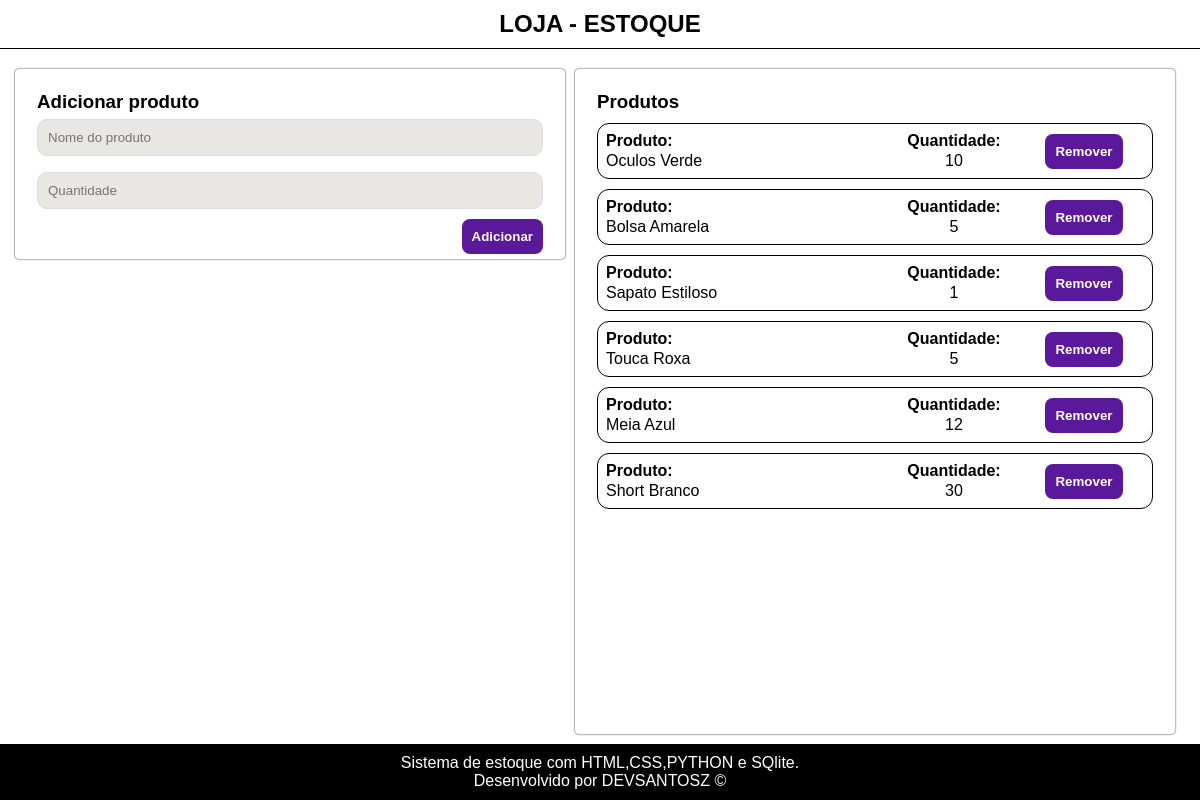
Before: / with the older database file.
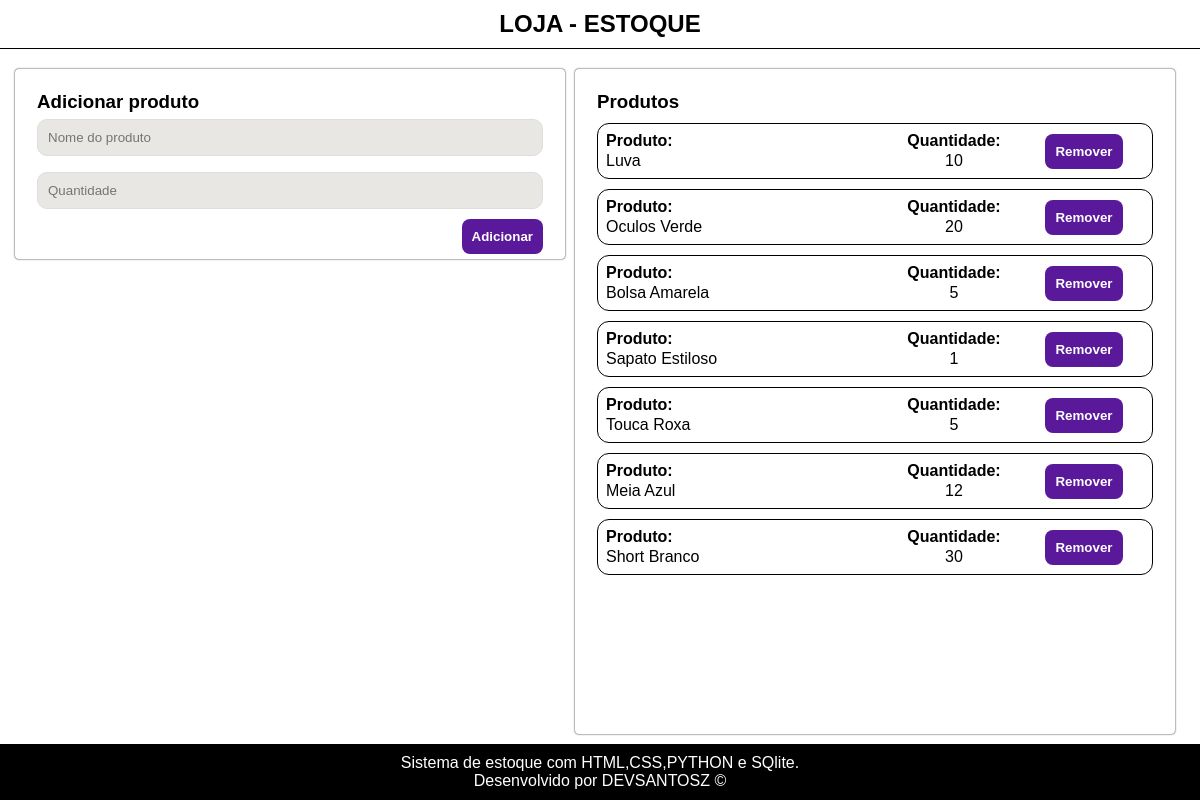
After: the same page with the newer database file.
### tables this page shows
CREATE TABLE products (
            id INTEGER PRIMARY KEY AUTOINCREMENT,
            name TEXT NOT NULL,
            quantity INTEGER NOT NULL DEFAULT 0
        );

### app.py (the view)
@app.route("/")
def home():
    con = get_db()
    cur = con.cursor()
    cur.execute("SELECT id, name, quantity FROM products ORDER BY id DESC")
    products = cur.fetchall()
    con.close()
    return render_template("dashboard.html", products=products)

### app.py (called while the page is built)
def get_db():
    os.makedirs("data", exist_ok=True)
    conn = sqlite3.connect(DB_PATH)
    conn.row_factory = sqlite3.Row
    return conn

### templates/dashboard.html (shortened to what this page needs)
<!DOCTYPE html>
<html lang="pt-br">
<head>
  <link rel="stylesheet" href="/static/style.css">
</head>
<body>
  <header class="topbar">
    <h2> LOJA - ESTOQUE</h2>
  </header>
  <main class="container">
    <section class="card" id="pesq">
      <h3>Adicionar produto</h3>
      <form method="post" action="/add" class="row">
        <input name="name" placeholder="Nome do produto" required>
        <input name="qty" type="number" placeholder="Quantidade" required>
        <button>Adicionar</button>
      </form>
    </section>
    <section class="card" id="list-prod">
      <h3>Produtos</h3>
        <ul class="list">
          {% for p in products %}
            <li class="item">
              <div>
                <p class="titulo">Produto:</p>
                <p>{{ p["name"] }}</p>
              </div>
              <div class="qtd">
                <p class="titulo">Quantidade:</p>
                <p class="res">{{ p["quantity"] }}</p>
              </div>
              <div class="acoes">
                <form action="/remove/{{ p['id'] }}" method="post">
                  <button type="submit">Remover</button>
                </form>
            </div>
          </li>
          {% endfor %}
        </ul>
    </section>
  </main>
  <footer>
    <p>Sistema de estoque com HTML,CSS,PYTHON e SQlite.</p>
    <p>Desenvolvido por <a href="https://github.com/Devsantosz" target="_blank">DEVSANTOSZ </a>&copy</p>
  </footer>
</body>
</html>

### static/style.css (style rules this page uses)
* { margin: 0; padding: 0; box-sizing: border-box; font-family: Arial, sans-serif; }
body { background: #f6f6fb; }
.topbar { text-align: center; color: rgb(0, 0, 0); padding: 10px; background-color: #ffffff; border-bottom: 1px solid black; }
main { display: grid; height: calc(100vh - 105px); grid-template-columns: auto 1fr auto; grid-template-rows: 30% 1fr; background-color: #ffffff; padding: 15px; }
.card { max-width: 700px; width: 100%; flex: auto; grid-column: 2; margin: 5px auto; background: white; padding: 22px; border-radius: 4px; box-shadow: 0px 0px 2px rgb(0, 0, 0); }
#pesq { display: flex; flex-direction: column; grid-row: 1; }
#list-prod { height: 100%; width: 100%; grid-row: 2; }
input { width:100%; padding:10px; border:1px solid #ddd; border-radius:10px; margin-top:6px; }
button { margin-top: 0px; padding: 10px 10px; border: 0; border-radius: 8px; cursor: pointer; background: #5a189a; color: white; font-weight: 700; margin-left: auto; }
.row { display:flex; gap: 10px; flex-wrap: wrap; }
.row input { background-color: rgb(233, 231, 227); width: 100%; min-width: 100px; }
.list { list-style: none; padding: 0; margin: 0; max-width: 100%; max-height: 50VH; overflow-y: auto; }
.item { border: 1px solid black; border-radius: 12px; padding: 8px; margin: 10px 0px; display: grid; grid-template-columns: 1fr 140px 120px; align-items: center; }
.item .qtd { text-align: center; }
.item .acoes { display: flex; justify-content: flex-end; }
.item > div:last-child { display: flex; flex-direction: column; align-items: center; }
.titulo { font-weight: bolder; padding-bottom: 2px; }
.res { text-align: center; }
footer { padding: 10px; color: #ffffff; background-color: #000000; text-align: center; font-family: 'Times New Roman', Times, serif; font-size: 1em; }
footer p a { color: rgb(255, 255, 255); text-decoration: none; }
@media screen and (min-width: 768px) { main { grid-template-columns: auto 1fr 50vw auto; gap: 10px; } }
@media screen and (min-width: 768px) { #pesq { grid-column: 1 / 3; transition: 0.8s ease; } }
@media screen and (min-width: 768px) { #list-prod { grid-column: 3; grid-row: 1 / 3; transition: 0.8s ease; } }
@media screen and (min-width: 768px) { .list { max-height: 76vh; } }

Changed rows visible on the page:
added products: name "Luva", quantity "10"
changed products "Oculos Verde": quantity "10" → "20"
